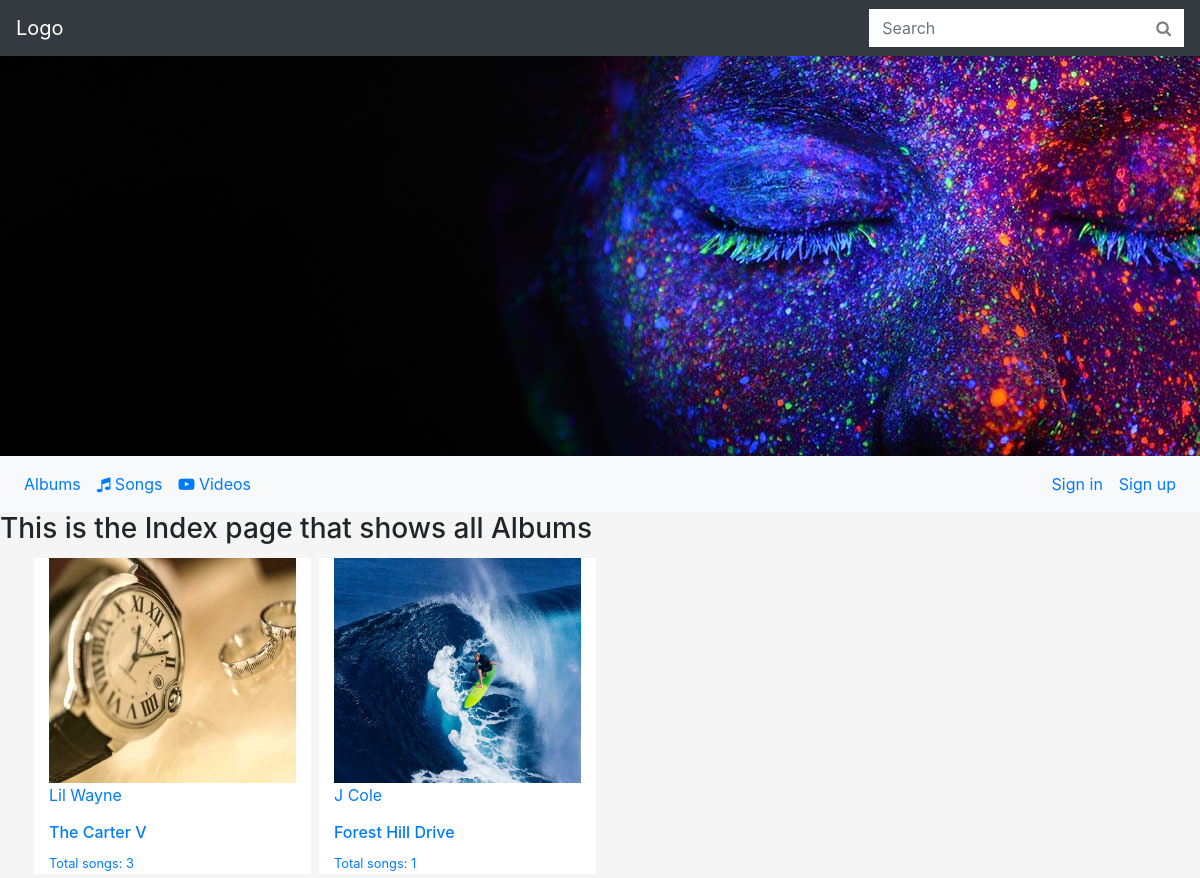
The page / on the database its author committed.
### music/models.py (models this page shows, shortened)
class Album(models.Model):
    artist = models.CharField(max_length=200)
    album_title = models.CharField(max_length=250)
    album_logo = models.ImageField(default='default.png', blank=True)
    def get_absolute_url(self):
        return reverse('music:album_detail', args=[self.id])

### music/views.py (the view)
# urls.py: path('', music_views.index, name='home'),  # To remove in the future
def index(request):
    albums = Album.objects.all()
    query = request.GET.get('q')
    if query:
        albums = Album.objects.filter(
            Q(artist__icontains=query) |
            Q(album_title__icontains=query)
        )
    return render(request, 'music/index.html', {'albums': albums})

### music/templates/music/index.html
{% extends 'base_template.html' %}
{% block content %}
<div class="banner">
</div>
<div id="navbar-section">
    {% include 'navbar.html' %}
</div>
<h3>This is the Index page that shows all Albums</h3>
<div class="container">
    <div class="row">
        {% for album in albums %}
        <div class="col-md-3" id="album-list">
            <a href="{{ album.get_absolute_url }}">
                <img src="{{album.album_logo.url}}" class="img-fluid" style="height:225px; width:255px;">
                <p>{{album.artist}}</p>
                <h6>{{album.album_title}}</h6>
                <small>Total songs: {{album.song_set.count}}</small>
            </a>
        </div>
        {% endfor %}
    </div>
</div>
{% endblock %}

### templates/base_template.html (shortened to what this page needs)
{% load static %}
<!DOCTYPE html>
<html>
<head>
  	<link href="/static/bootstrap/css/bootstrap.min.css" rel="stylesheet" type="text/css">
  	<link href="/static/bootstrap/css/font-awesome.min.css" rel="stylesheet" type="text/css">
  	<link rel="stylesheet" type="text/css" href="/static/styles.css">
</head>
<body>
	<nav class="navbar navbar-expand-sm bg-dark navbar-dark sticky-top">
    	<a class="navbar-brand" href="{% url 'home' %}">Logo</a>
		<ul class="navbar-nav ml-auto">
			<li class="nav-item">
				<form class="form-inline" action="{% url 'music:search' %}">
					<input class="form-control" type="search" placeholder="Search" name="q" style="border-radius:0; background-color:#fff; color:grey; border:1px solid #fff">
					<button class="btn" type="submit" style="border-radius:0; background-color:#fff; color:grey; border:1px solid #fff">
						<i class="fa fa-search"></i>
					</button>
				</form>
			</li>
		</ul>
	</nav>
    {% block content %}
    {% endblock %}
</body>
</html>

### templates/navbar.html (shortened to what this page needs)
<nav class="navbar navbar-expand-sm bg-light">
    <ul class="navbar-nav">
        <li class="nav-item">
            <a class="nav-link" href="{% url 'music:index' %}"> Albums</a>
        </li>
        <li class="nav-item">
            <a class="nav-link" href="{% url 'music:song_list' %}"><i class="fa fa-music"></i> Songs</a>
        </li>
        <li class="nav-item">
            <a class="nav-link" href="#"><i class="fa fa-youtube-play"></i> Videos</a>
        </li>
    </ul>
    {% if user.is_authenticated %}
    <ul class="navbar-nav ml-auto">
        <li class="nav-item">
            <form action="{% url 'accounts:logout_view' %}" method="post">
                {% csrf_token %}
                <button type="submit" title="logout" class="btn">Logout</button>
            </form>
        </li>
    </ul>
    {% else %}
     <ul class="navbar-nav ml-auto">
        <li class="nav-item"><a class="nav-link" href="{% url 'accounts:login_view' %}">Sign in</a></li>
        <li class="nav-item"><a class="nav-link" href="{% url 'accounts:signup_view' %}">Sign up</a></li>
    </ul>
    {% endif %}
</nav>

### assets/styles.css (style rules this page uses)
body { background-color: #f5f5f5; }
.banner { background-image: url(/static/images/blog-detail-01.jpg); height:400px; }
#album-list { background-color:white; border:4px solid #f5f5f5; }

### rows shown on the page
Album: album_logo (picture), artist "Lil Wayne", album_title "The Carter V", song_set.count "3"
Album: album_logo (picture), artist "J Cole", album_title "Forest Hill Drive", song_set.count "1"
